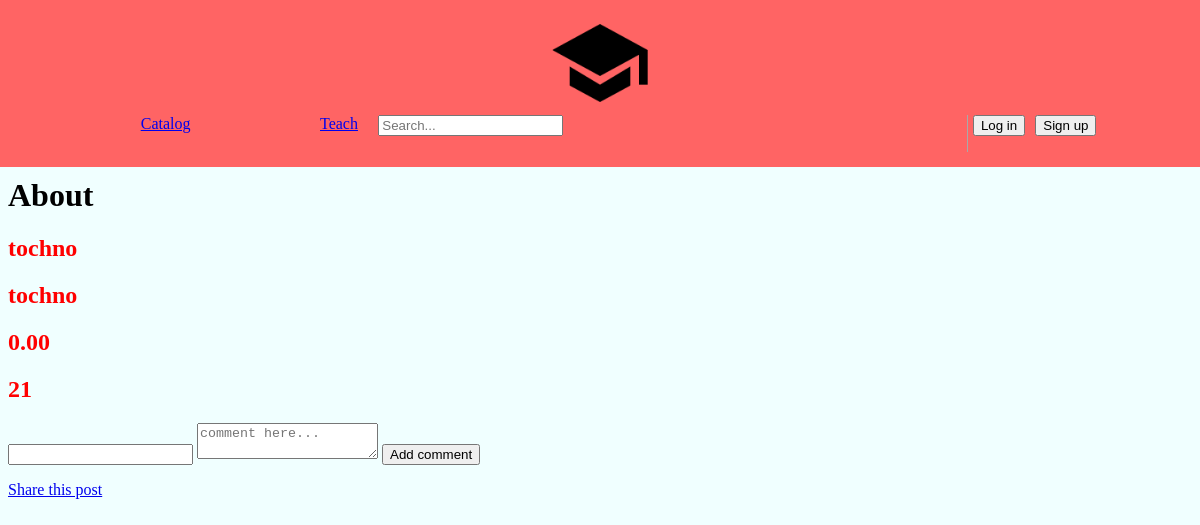
Screenshot of /21 with the database file from the repository.
### main/models.py (models this page shows, shortened)
class Course(models.Model):
    coursename = models.CharField(max_length=256, null=False)
    teacher = models.CharField(max_length=32, null=False)
    icon = models.ImageField(upload_to='course_images' , null=False)
    price = models.DecimalField(max_digits=8, decimal_places=2)
    added = models.ManyToManyField(User, default=None,related_name='added')
    learn_user = models.ManyToManyField(User,blank=True,related_name='learn_user')
    liked = models.BooleanField(default=False)

### main/views.py (the view)
# urls.py: path('<int:courseid>' , views.openC),
def openC(request,courseid):
    len = Course.objects.all().last().id
    if(courseid > len or courseid<1):
        return HttpResponse("ERROR")
    else:
        c = Course.objects.all().get(pk=courseid)
        name = c.coursename
        teacher = c.teacher
        price = c.price
        comment = Comment.objects.filter(
            Q(course_id=c.pk)
        )
        if comment.__len__() == 0:
            return render(request,'main/About.html',{
                'request':request,
                'name': name,
                'teacher': teacher,
                'id': price,
                'crsid': courseid,
                'comments': comment,
            })
        else:
            return redirect('addcmnt',courseid=courseid)

### main/templates/main/About.html (shortened to what this page needs)
{% load static %}
{% include 'main/header.html' %}
<html lang="en">
<head>
        <link rel="stylesheet" type="text/css" href="{% static 'main/about.css' %}">
</head>
<body>
<h1>About</h1>
<div class="course">
    <h2>{{ name }}</h2>
    <h2>{{ teacher }}</h2>
    <h2>{{ id }}</h2>
    <h2>{{ crsid }}</h2>
<form method="post" action="{% url 'addcmnt' courseid=crsid%}">
        <div class="comm">
        <input type="text" name="post">
        <textarea placeholder="comment here..." name="com"></textarea>
        <a><button type="submit">Add comment</button></a>
        </div>
    </form>
<p>
  <a href="{% url 'post_share' c_id=crsid %}">
    Share this post
  </a>
</p>
</body>
</html>

### main/static/main/test.css (style rules this page uses)
body { background-color: azure; }
h2 { color: red; }

### main/static/main/header.css (style rules this page uses)
a { margin-top: 10px; }

### rows the page displays
Course: coursename "tochno", teacher "tochno", price "0.00"

### other values shown
{{ crsid }} "21"
